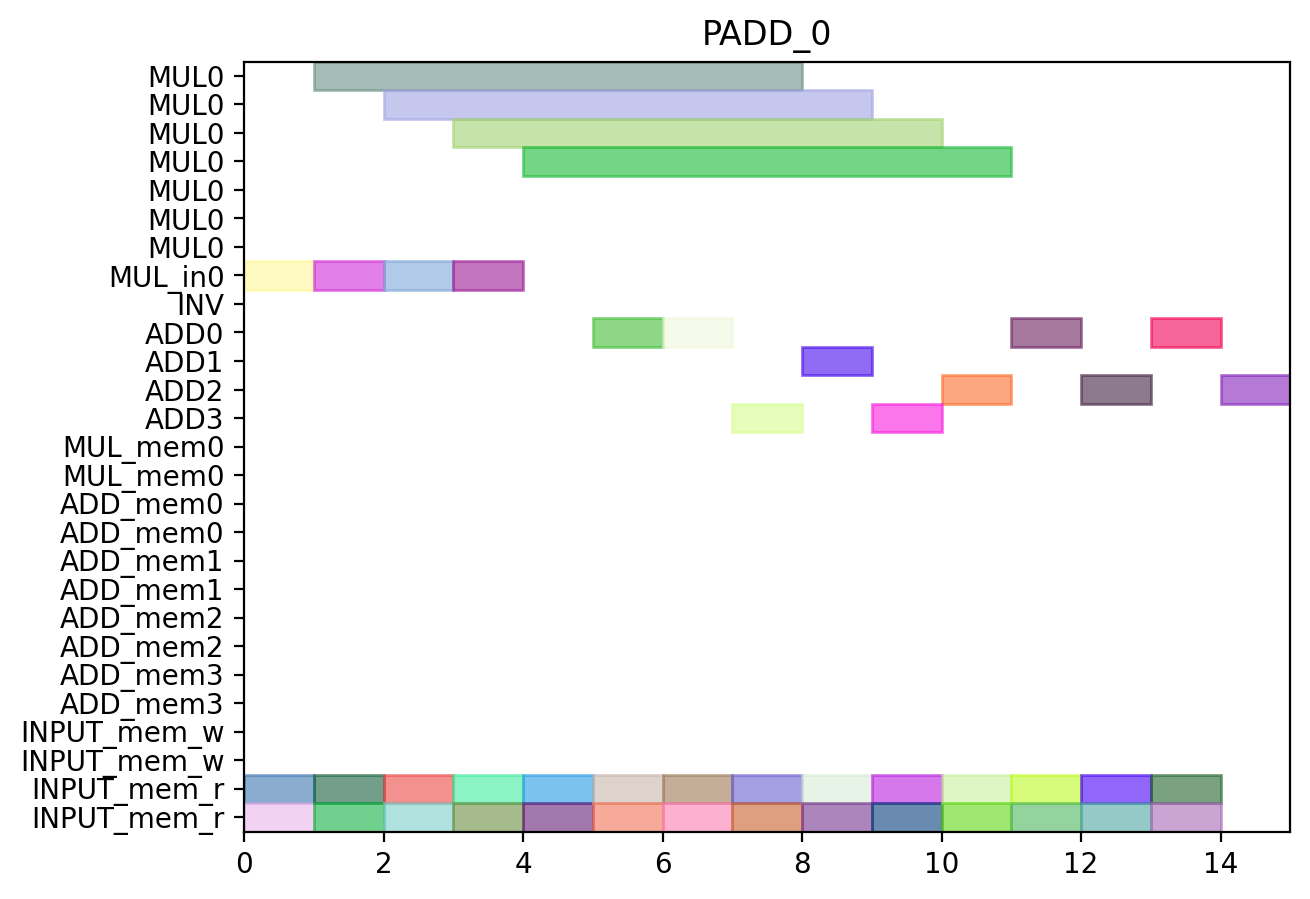

Source code (Python):
from pyschedule import Scenario, solvers, plotters, alt


def solve():
	horizon = 90
	S = Scenario("PADD_0", horizon=horizon)

	# resource
	MUL = S.Resources('MUL', num=1, size=7)
	MUL_in = S.Resources('MUL_in', num=1)
	INV = S.Resource('INV')
	ADD = S.Resources('ADD', num=4, periods=range(1, horizon))
	MUL_mem = S.Resources('MUL_mem', num=1, size=2)
	ADD_mem = S.Resources('ADD_mem', num=4, size=2)
	INPUT_mem_w = S.Resource('INPUT_mem_w', size=2)
	INPUT_mem_r = S.Resource('INPUT_mem_r', size=2)

	# result of previous scheduling

	# new tasks
	t0_t0_in = S.Task('t0_t0_in', length=1, delay_cost=1)
	t0_t0_in += alt(MUL_in)
	t0_t0 = S.Task('t0_t0', length=7, delay_cost=1)
	t0_t0 += alt(MUL)
	S += t0_t0>=t0_t0_in

	t0_t0_mem0 = S.Task('t0_t0_mem0', length=1, delay_cost=1)
	t0_t0_mem0 += INPUT_mem_r
	S += t0_t0_mem0 <= t0_t0

	t0_t0_mem1 = S.Task('t0_t0_mem1', length=1, delay_cost=1)
	t0_t0_mem1 += INPUT_mem_r
	S += t0_t0_mem1 <= t0_t0

	t0_t1_in = S.Task('t0_t1_in', length=1, delay_cost=1)
	t0_t1_in += alt(MUL_in)
	t0_t1 = S.Task('t0_t1', length=7, delay_cost=1)
	t0_t1 += alt(MUL)
	S += t0_t1>=t0_t1_in

	t0_t1_mem0 = S.Task('t0_t1_mem0', length=1, delay_cost=1)
	t0_t1_mem0 += INPUT_mem_r
	S += t0_t1_mem0 <= t0_t1

	t0_t1_mem1 = S.Task('t0_t1_mem1', length=1, delay_cost=1)
	t0_t1_mem1 += INPUT_mem_r
	S += t0_t1_mem1 <= t0_t1

	t0_t2 = S.Task('t0_t2', length=1, delay_cost=1)
	t0_t2 += alt(ADD)

	t0_t2_mem0 = S.Task('t0_t2_mem0', length=1, delay_cost=1)
	t0_t2_mem0 += INPUT_mem_r
	S += t0_t2_mem0 <= t0_t2

	t0_t2_mem1 = S.Task('t0_t2_mem1', length=1, delay_cost=1)
	t0_t2_mem1 += INPUT_mem_r
	S += t0_t2_mem1 <= t0_t2

	t0_t3 = S.Task('t0_t3', length=1, delay_cost=1)
	t0_t3 += alt(ADD)

	t0_t3_mem0 = S.Task('t0_t3_mem0', length=1, delay_cost=1)
	t0_t3_mem0 += INPUT_mem_r
	S += t0_t3_mem0 <= t0_t3

	t0_t3_mem1 = S.Task('t0_t3_mem1', length=1, delay_cost=1)
	t0_t3_mem1 += INPUT_mem_r
	S += t0_t3_mem1 <= t0_t3

	t2_t0_in = S.Task('t2_t0_in', length=1, delay_cost=1)
	t2_t0_in += alt(MUL_in)
	t2_t0 = S.Task('t2_t0', length=7, delay_cost=1)
	t2_t0 += alt(MUL)
	S += t2_t0>=t2_t0_in

	t2_t0_mem0 = S.Task('t2_t0_mem0', length=1, delay_cost=1)
	t2_t0_mem0 += INPUT_mem_r
	S += t2_t0_mem0 <= t2_t0

	t2_t0_mem1 = S.Task('t2_t0_mem1', length=1, delay_cost=1)
	t2_t0_mem1 += INPUT_mem_r
	S += t2_t0_mem1 <= t2_t0

	t2_t1_in = S.Task('t2_t1_in', length=1, delay_cost=1)
	t2_t1_in += alt(MUL_in)
	t2_t1 = S.Task('t2_t1', length=7, delay_cost=1)
	t2_t1 += alt(MUL)
	S += t2_t1>=t2_t1_in

	t2_t1_mem0 = S.Task('t2_t1_mem0', length=1, delay_cost=1)
	t2_t1_mem0 += INPUT_mem_r
	S += t2_t1_mem0 <= t2_t1

	t2_t1_mem1 = S.Task('t2_t1_mem1', length=1, delay_cost=1)
	t2_t1_mem1 += INPUT_mem_r
	S += t2_t1_mem1 <= t2_t1

	t2_t2 = S.Task('t2_t2', length=1, delay_cost=1)
	t2_t2 += alt(ADD)

	t2_t2_mem0 = S.Task('t2_t2_mem0', length=1, delay_cost=1)
	t2_t2_mem0 += INPUT_mem_r
	S += t2_t2_mem0 <= t2_t2

	t2_t2_mem1 = S.Task('t2_t2_mem1', length=1, delay_cost=1)
	t2_t2_mem1 += INPUT_mem_r
	S += t2_t2_mem1 <= t2_t2

	t2_t3 = S.Task('t2_t3', length=1, delay_cost=1)
	t2_t3 += alt(ADD)

	t2_t3_mem0 = S.Task('t2_t3_mem0', length=1, delay_cost=1)
	t2_t3_mem0 += INPUT_mem_r
	S += t2_t3_mem0 <= t2_t3

	t2_t3_mem1 = S.Task('t2_t3_mem1', length=1, delay_cost=1)
	t2_t3_mem1 += INPUT_mem_r
	S += t2_t3_mem1 <= t2_t3

	t7_t2 = S.Task('t7_t2', length=1, delay_cost=1)
	t7_t2 += alt(ADD)

	t7_t2_mem0 = S.Task('t7_t2_mem0', length=1, delay_cost=1)
	t7_t2_mem0 += INPUT_mem_r
	S += t7_t2_mem0 <= t7_t2

	t7_t2_mem1 = S.Task('t7_t2_mem1', length=1, delay_cost=1)
	t7_t2_mem1 += INPUT_mem_r
	S += t7_t2_mem1 <= t7_t2

	t9_t2 = S.Task('t9_t2', length=1, delay_cost=1)
	t9_t2 += alt(ADD)

	t9_t2_mem0 = S.Task('t9_t2_mem0', length=1, delay_cost=1)
	t9_t2_mem0 += INPUT_mem_r
	S += t9_t2_mem0 <= t9_t2

	t9_t2_mem1 = S.Task('t9_t2_mem1', length=1, delay_cost=1)
	t9_t2_mem1 += INPUT_mem_r
	S += t9_t2_mem1 <= t9_t2

	t14_t2 = S.Task('t14_t2', length=1, delay_cost=1)
	t14_t2 += alt(ADD)

	t14_t2_mem0 = S.Task('t14_t2_mem0', length=1, delay_cost=1)
	t14_t2_mem0 += INPUT_mem_r
	S += t14_t2_mem0 <= t14_t2

	t14_t2_mem1 = S.Task('t14_t2_mem1', length=1, delay_cost=1)
	t14_t2_mem1 += INPUT_mem_r
	S += t14_t2_mem1 <= t14_t2

	new_TZ_t2 = S.Task('new_TZ_t2', length=1, delay_cost=1)
	new_TZ_t2 += alt(ADD)

	new_TZ_t2_mem0 = S.Task('new_TZ_t2_mem0', length=1, delay_cost=1)
	new_TZ_t2_mem0 += INPUT_mem_r
	S += new_TZ_t2_mem0 <= new_TZ_t2

	new_TZ_t2_mem1 = S.Task('new_TZ_t2_mem1', length=1, delay_cost=1)
	new_TZ_t2_mem1 += INPUT_mem_r
	S += new_TZ_t2_mem1 <= new_TZ_t2

	t16_t2 = S.Task('t16_t2', length=1, delay_cost=1)
	t16_t2 += alt(ADD)

	t16_t2_mem0 = S.Task('t16_t2_mem0', length=1, delay_cost=1)
	t16_t2_mem0 += INPUT_mem_r
	S += t16_t2_mem0 <= t16_t2

	t16_t2_mem1 = S.Task('t16_t2_mem1', length=1, delay_cost=1)
	t16_t2_mem1 += INPUT_mem_r
	S += t16_t2_mem1 <= t16_t2

	t17_t2 = S.Task('t17_t2', length=1, delay_cost=1)
	t17_t2 += alt(ADD)

	t17_t2_mem0 = S.Task('t17_t2_mem0', length=1, delay_cost=1)
	t17_t2_mem0 += INPUT_mem_r
	S += t17_t2_mem0 <= t17_t2

	t17_t2_mem1 = S.Task('t17_t2_mem1', length=1, delay_cost=1)
	t17_t2_mem1 += INPUT_mem_r
	S += t17_t2_mem1 <= t17_t2

	solvers.mip.solve(S,msg=1,kind='CPLEX',ratio_gap=1.01)

	solution = [['hoge']*len(S.solution()[1]) for i in range(len(S.solution()))]
	for i in range(len(S.solution())):
		for j in range(len(S.solution()[i])):
			solution[i][j]=str(S.solution()[i][j])
	print(solution)

	cycles = int(solution[-1][3])

	pic_file_name = "/home/mfukuda/pairing_automation_design2/bls12-461/scheduling/PADD_mul1_add4/PADD_0.png"
	if(S.solution() != []):
		plotters.matplotlib.plot(S,img_filename=pic_file_name, vertical_text=True, fig_size=(cycles*0.25+3, 5), show_task_labels=False)

	return solution
